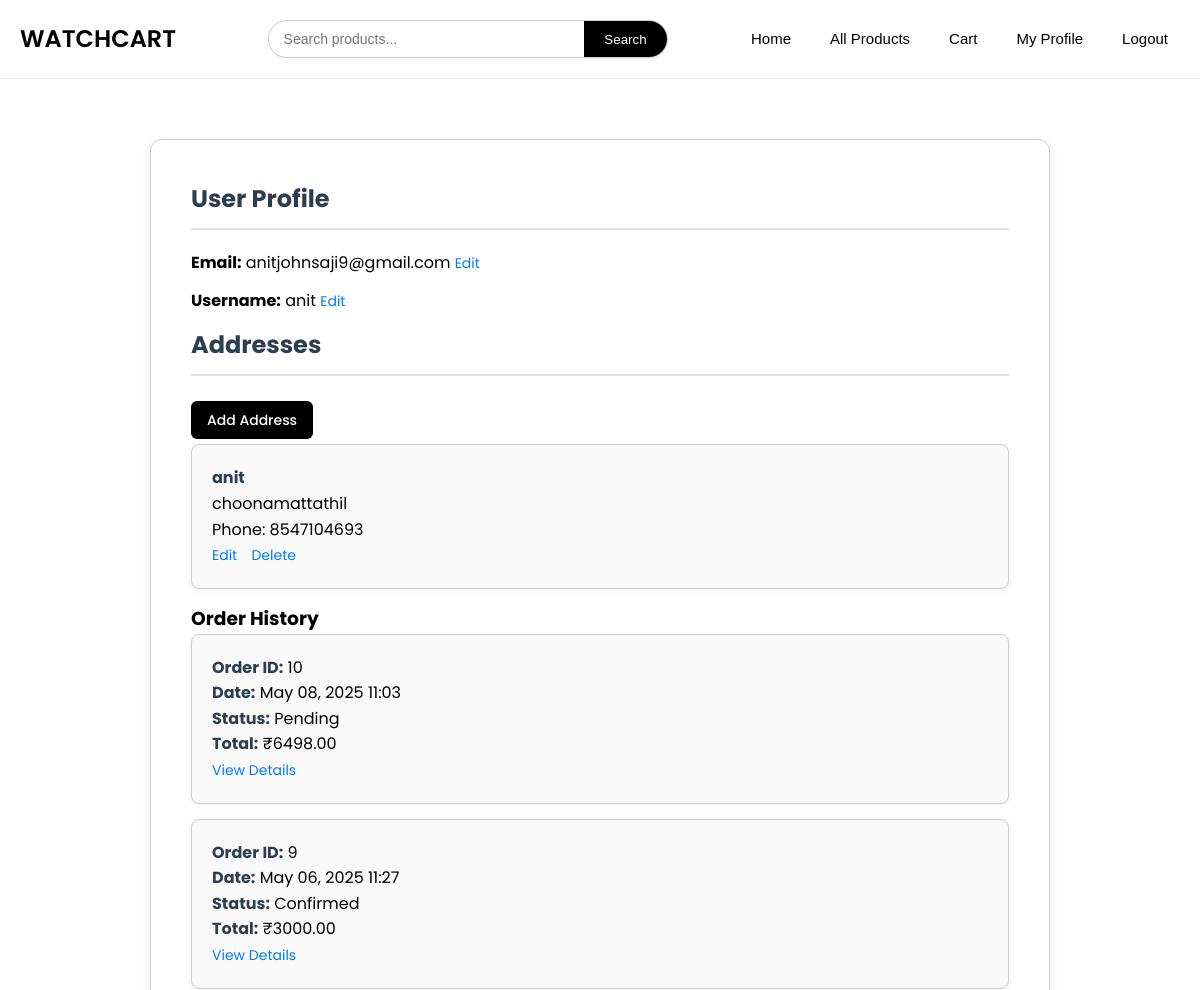
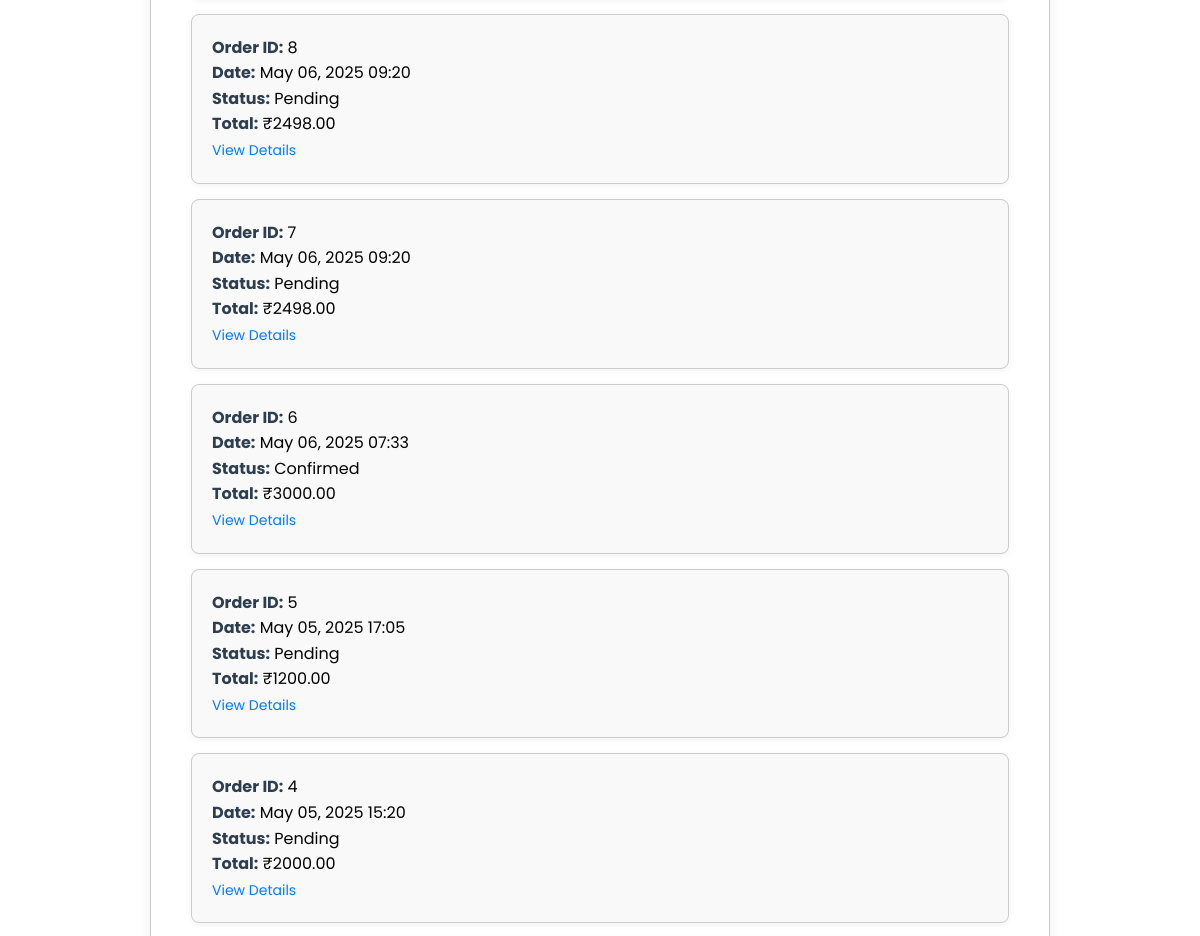
Page /profile/ (signed in, upper part) on the earlier database version (2 pictures, top to bottom).
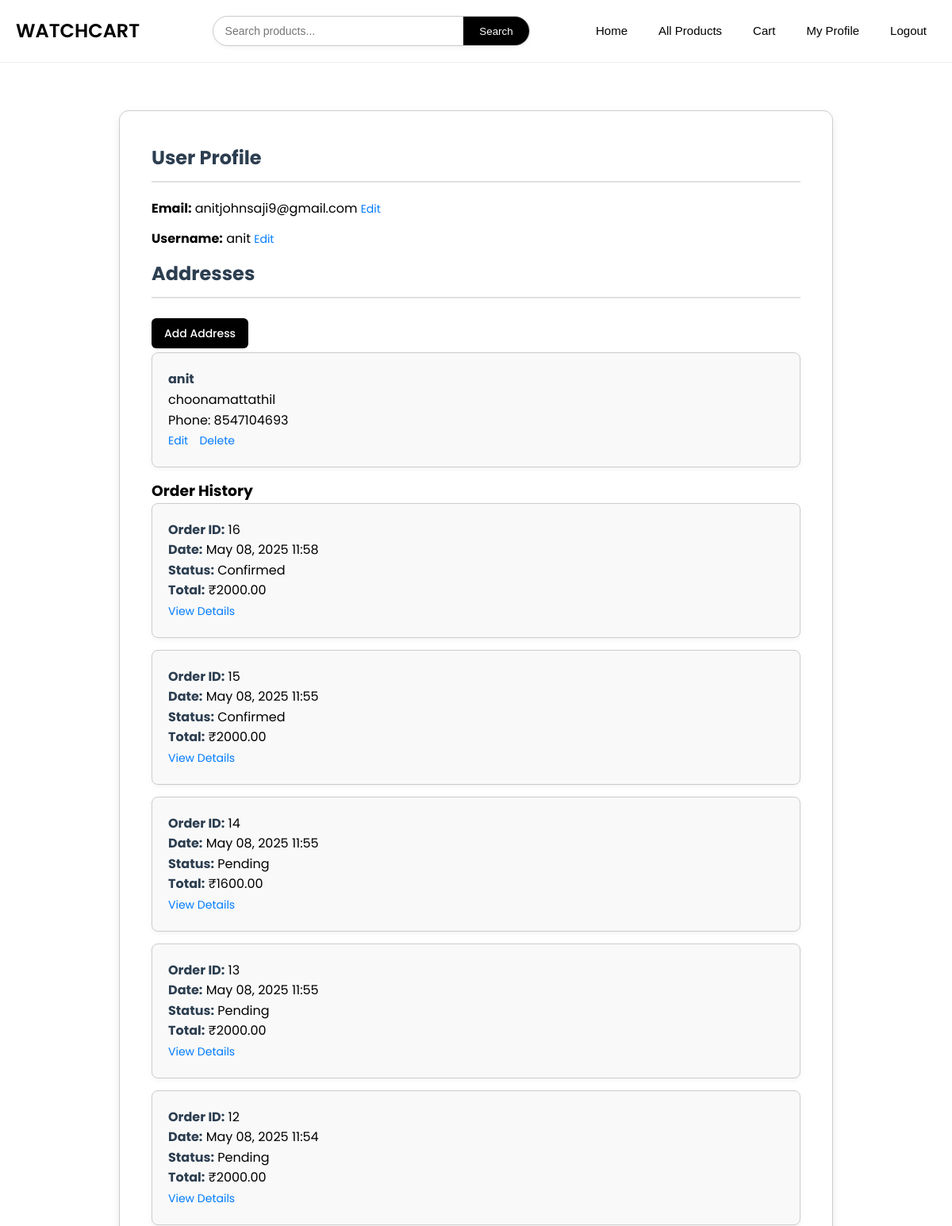
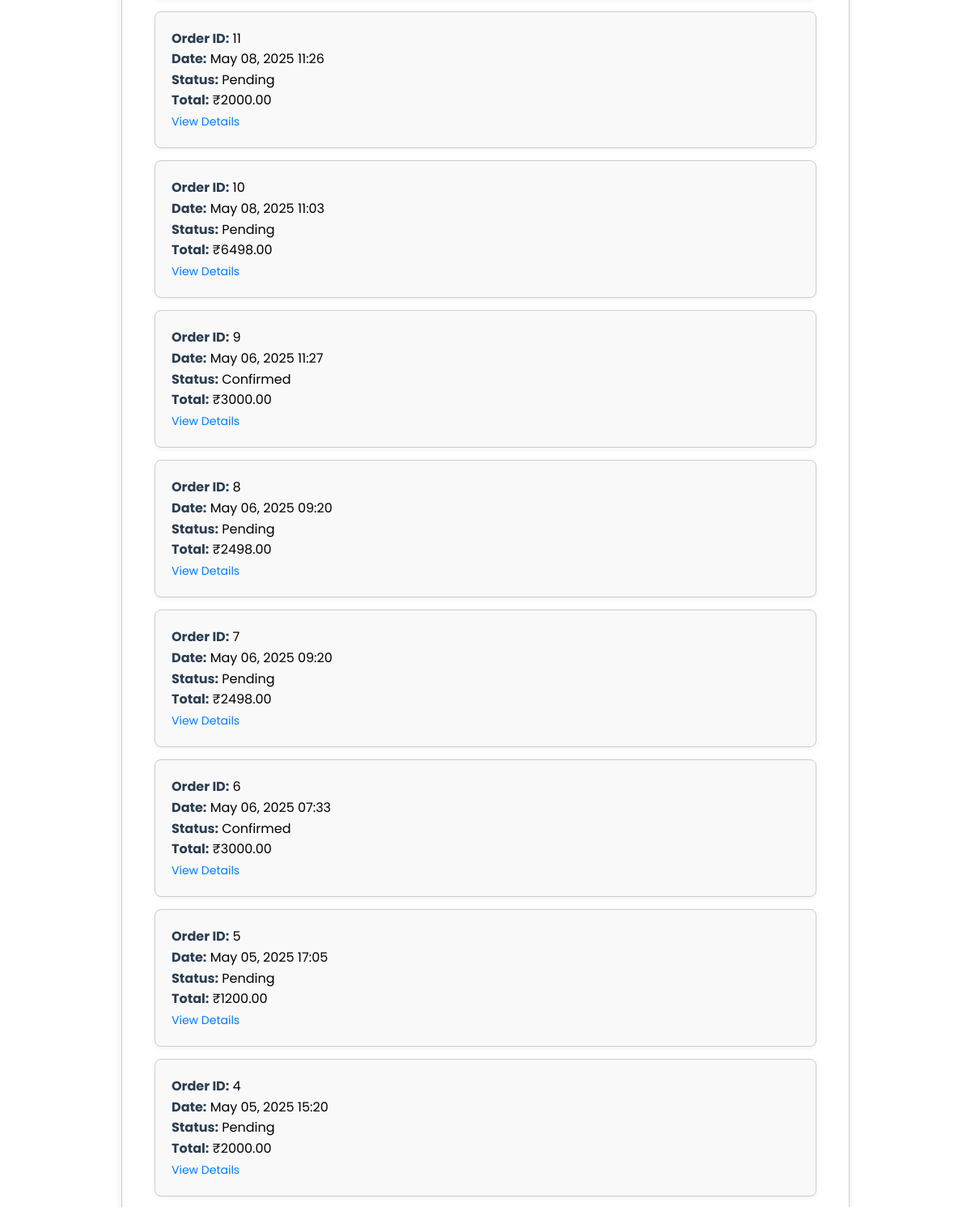
Same page on the later database version (2 pictures, top to bottom).
### eapp/models.py (models this page shows, shortened)
class Address(models.Model):
    user = models.ForeignKey(User, on_delete=models.CASCADE)
    name = models.CharField(max_length=225)
    address = models.TextField()
    phone = models.CharField(max_length=12)
    is_default = models.BooleanField(default=False)

class Order(models.Model):
    PAYMENT_METHODS = [
        ('online', 'Online Payment'),
        ('cod', 'Cash on Delivery'),
    ]
    STATUS_CHOICES = [
        ('Pending', 'Pending'),
        ('Confirmed', 'Confirmed'),
    ]
    user = models.ForeignKey(User, on_delete=models.CASCADE)
    name = models.CharField(max_length=255, blank=True)
    phone = models.CharField(max_length=15, blank=True)
    shipping_address = models.TextField()
    payment_method = models.CharField(max_length=20, choices=PAYMENT_METHODS)
    total_price = models.DecimalField(max_digits=10, decimal_places=2)
    date_ordered = models.DateTimeField(auto_now_add=True)
    is_paid = models.BooleanField(default=False)
    status = models.CharField(max_length=20, choices=STATUS_CHOICES, default='Pending')
    razorpay_payment_id = models.CharField(max_length=100, blank=True, null=True)

### eapp/views.py (the view)
# urls.py: path('profile/', views.profile_view, name='profile'),
@login_required
def profile_view(request):
    addresses = Address.objects.filter(user=request.user)
    orders = Order.objects.filter(user=request.user).order_by('-date_ordered')
    return render(request, 'profile.html', {
        'email': request.user.email,
        'addresses': addresses,
        'orders': orders
    })

### templates/profile.html (shortened to what this page needs)
{% load static %}
<!DOCTYPE html>
<html lang="en">
<head>
  <link rel="stylesheet" href="{% static 'css/profile.css' %}" />
</head>
<body>
  <nav class="navbar">
    <a class="navbar-brand" href="#">WATCHCART</a>
    <div class="nav-links">
      <a href="{% url 'index' %}"><button>Home</button></a>
      <a href="{% url 'product_list' %}"><button>All Products</button></a>
      <a href="{% url 'cart_view' %}"><button>Cart</button></a>
      <a href="{% url 'profile' %}"><button>My Profile</button></a>
      {% if user.is_authenticated %}
        <a href="{% url 'logout' %}"><button>Logout</button></a>
      {% else %}
        <a href="{% url 'userlogin' %}"><button>Login</button></a>
      {% endif %}
    </div>
    <div class="search">
      <form method="GET" action="{% url 'search_results' %}">
        <input type="text" name="q" placeholder="Search products..." required />
        <button type="submit">Search</button>
      </form>
    </div>
  </nav>
  <div class="container">
    <div class="profile-section">
      <h2>User Profile</h2>
      <p><strong>Email:</strong> {{ email }} <a href="{% url 'edit_email' %}">Edit</a></p>
      <p><strong>Username:</strong> {{ request.user.username }} <a href="{% url 'edit_username' %}">Edit</a></p>
    </div>
    <div class="address-section">
      <h3>Addresses</h3>
      <a class="custom-btn green" href="{% url 'add_address' %}">Add Address</a>
      {% if addresses %}
        <ul class="list-group">
          {% for addr in addresses %}
            <li class="list-group-item">
              <strong>{{ addr.name }}</strong><br />
              {{ addr.address }}<br />
              Phone: {{ addr.phone }}<br />
              <a href="{% url 'edit_address' addr.id %}">Edit</a>
              <a href="{% url 'delete_address' addr.id %}">Delete</a>
            </li>
          {% endfor %}
        </ul>
      {% else %}
        <p>No addresses saved yet.</p>
      {% endif %}
    </div>
    <div class="order-history-section">
      <h3>Order History</h3>
      {% if orders %}
        <ul class="list-group">
          {% for order in orders %}
            <li class="list-group-item">
              <strong>Order ID:</strong> {{ order.id }}<br />
              <strong>Date:</strong> {{ order.date_ordered|date:"M d, Y H:i" }}<br />
              <strong>Status:</strong> {{ order.status }}<br />
              <strong>Total:</strong> ₹{{ order.total_price }}<br />
              <a href="{% url 'order_detail' order.id %}">View Details</a>
            </li>
          {% endfor %}
        </ul>
      {% else %}
        <p>You have not placed any orders yet.</p>
      {% endif %}
    </div>
  </div>
</body>
</html>

Differences in the rows shown:
added Order: id "16", date_ordered "May 08, 2025 11:58", status "Confirmed", total_price "2000.00"
added Order: id "15", date_ordered "May 08, 2025 11:55", status "Confirmed", total_price "2000.00"
added Order: id "14", date_ordered "May 08, 2025 11:55", status "Pending", total_price "1600.00"
added Order: id "13", date_ordered "May 08, 2025 11:55", status "Pending", total_price "2000.00"
added Order: id "12", date_ordered "May 08, 2025 11:54", status "Pending", total_price "2000.00"
added Order: id "11", date_ordered "May 08, 2025 11:26", status "Pending", total_price "2000.00"
